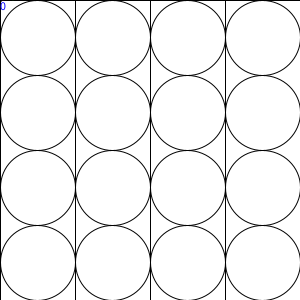
Frame 1 (no input)
Frame 60 (the mouse pressed at the canvas centre just before this capture): identical to frame 1, image omitted
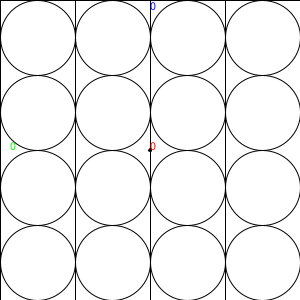
Frame 120 (the mouse held since frame 60 and released just before this capture)

The Processing sketch that drew these frames (run headless with seeded random() and noise(); from frame 60 on, the mouse is pressed at the canvas centre):

// Processing sketch: sketch_02
// ── sketch_02.pde
// Todas las lineas que inician con // son comentarios y no se ejecutan.
// Los comentarios son importantes, pues nos permiten contar que estamos programando

// Referencias: https://processing.org/reference/

// Esta funcion se ejecuta solo una vez cuando inicia el programa

int click = 0;
float cursor = 2.5;
void setup(){
  //Establecemos el tamaño del dibujo
  size(300,300);
  
  //Eliminamos el cursor
  noCursor();
}

// Esta funcion se ejecuta cada 1/60 segundos. Aqui es donde más trabajaremos
void draw(){
  //limpiamos fondo
  background(255);
  
  //Sin relleno
  noFill();
  
  //Cuadrados
  for(int i = 0; i < 4; i++){
    rect(i*width/4, 0, width/4, height);
  }
  
  //Elipses
  ellipseMode(CORNER);
  for(int i = 0; i < 4; i++){
    for(int j = 0; j < 4; j++){
      ellipse(i*width/4, j*height/4, width/4, height/4);
    }
  }
  
  //Puntero Mouse
  fill(0);
  ellipseMode(CENTER);
  ellipse(mouseX,mouseY,cursor,cursor);
  
  // Cursor fijo en Y
  fill(0,0,255);
  text(click, mouseX, 10);
  
  //Cursor fijo en X
  fill(0,255,0);
  text(click, 10, mouseY);
  
  // Cursor libre
  fill(255,0,0);
  text(click, mouseX, mouseY);  
}


//Evento de apretar un boton
void mousePressed(){
  if(mouseButton == LEFT){
    click++;
  }else if(mouseButton == RIGHT){
    click--;
  }else{
    click = 0;
  }
}
